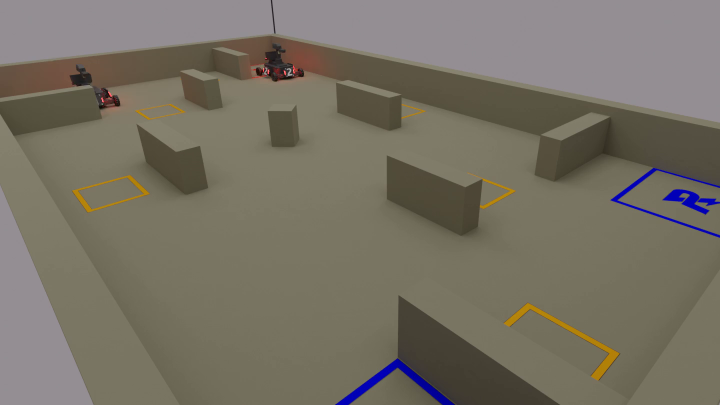
#> input picture frame 18 of code_jam2/sentry3.mkv, 1440 x 810 px (shown at 1/2 size)
$ python 1.py
#> lines starting #> are read from the running program, lines starting #| are printed output that depends on the picture; after the words box and inside, x2 and y2 are one past the last pixel; in counts of white or black regions, pixels touching at a corner belong together
from __future__ import print_function
import cv2 as cv
import argparse
import numpy as np
backSub = cv.createBackgroundSubtractorKNN()
capture = cap = cv.VideoCapture("sentry3.mkv")

ret, frame = capture.read()
#> frame is the input picture: shape (810, 1440, 3); mean B, G, R 100.5, 113.3, 118.9
# Define the codec and create VideoWriter object
fourcc = cv.VideoWriter_fourcc(*'XVID')
out = cv.VideoWriter('output1.avi', fourcc, 20.0, (1440,810))

if not capture.isOpened:
    print('Unable to open: ' + args.input)
    exit(0)
while True:
    ret, frame = capture.read()
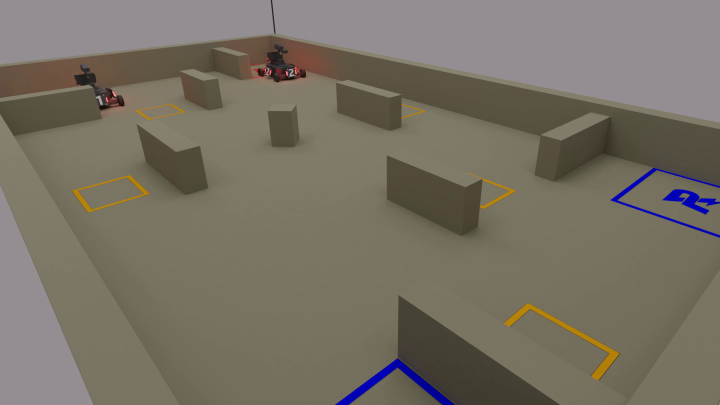
#> input picture frame 19 of code_jam2/sentry3.mkv, 1440 x 810 px (shown at 1/2 size)
#> frame is the input picture: shape (810, 1440, 3); mean B, G, R 100.5, 113.3, 118.9
    if frame is None:
        break

    fgMask = backSub.apply(frame)
#> fgMask: shape (810, 1440); every value is 255
    contours, _ = cv.findContours(fgMask, cv.RETR_TREE, cv.CHAIN_APPROX_SIMPLE)
#> contours = [[[0, 0], [0, 809], [1439, 809], [1439, 0]]]
    contours = sorted(contours,key=cv.contourArea)[-2:]
    for cnt in contours:
        x,y,w,h = cv.boundingRect(cnt)
        cv.rectangle(frame,(x,y),(x+w,y+h),(0,0,255),3)
#> this loop made 1 pass
#> (cnt, x, y, w, h) on pass 1: ([[0, 0], [0, 809], [1439, 809], [1439, 0]], 0, 0, 1440, 810)
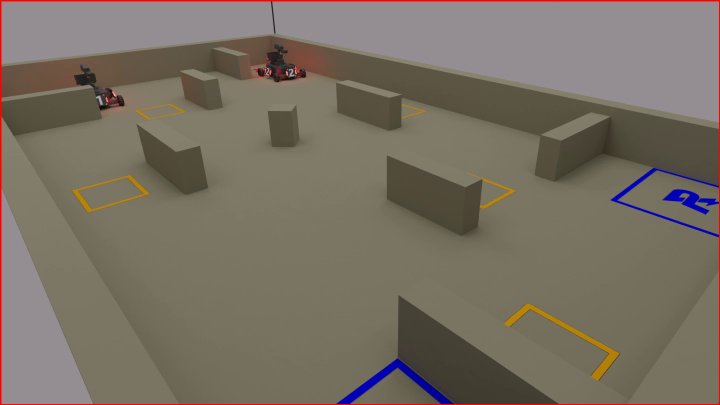
#> frame: shape (810, 1440, 3) (shown at 1/2 size); 0.96% of pixels changed, all inside (x1, y1, x2, y2) = (0, 0, 1440, 810)


    out.write(frame)
    cv.imshow('Contours', frame)
    keyboard = cv.waitKey(30)
#> (key Esc is pressed here)
    if keyboard == 'q' or keyboard == 27:
        break

$ run again, starting later in the video
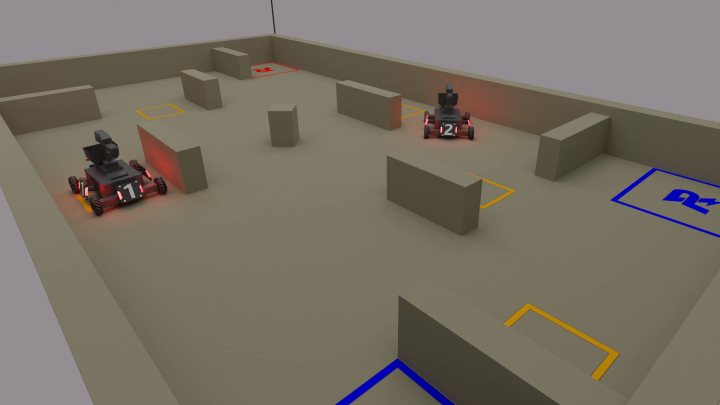
#> input picture frame 81 of code_jam2/sentry3.mkv, 1440 x 810 px (shown at 1/2 size)
#> frame is the input picture: shape (810, 1440, 3); mean B, G, R 99.7, 112, 118.8
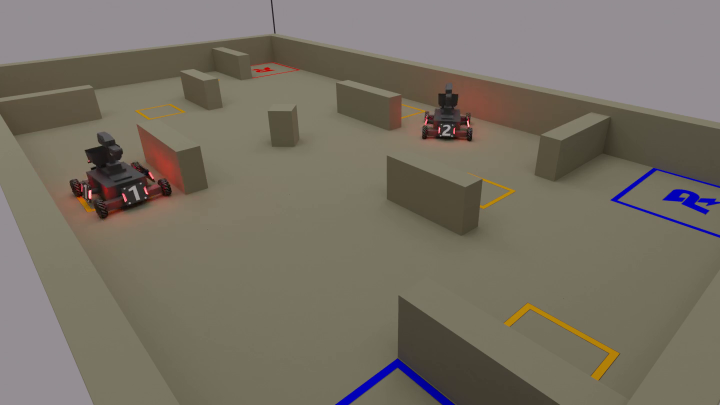
#> input picture frame 82 of code_jam2/sentry3.mkv, 1440 x 810 px (shown at 1/2 size)
#> frame is the input picture: shape (810, 1440, 3); mean B, G, R 99.7, 112, 118.7
#> fgMask: shape (810, 1440); every value is 255
#> contours = [[[0, 0], [0, 809], [1439, 809], [1439, 0]]]
#> the loop `for cnt in contours:` made 1 pass
#> (cnt, x, y, w, h) on pass 1: ([[0, 0], [0, 809], [1439, 809], [1439, 0]], 0, 0, 1440, 810)
#> after the loop `for cnt in contours:`:
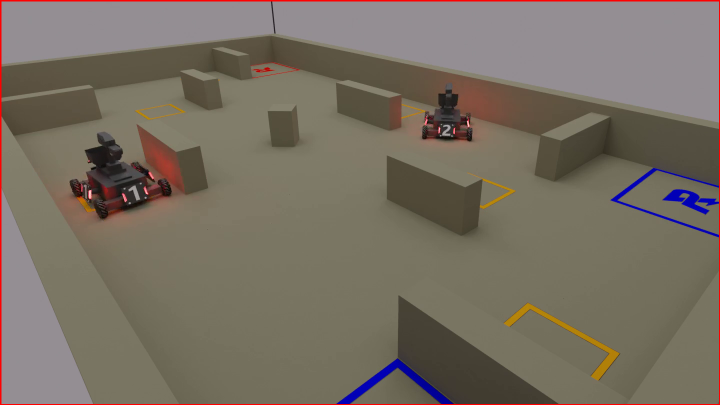
#> frame: shape (810, 1440, 3) (shown at 1/2 size); 0.96% of pixels changed, all inside (x1, y1, x2, y2) = (0, 0, 1440, 810)

$ run again, starting later in the video
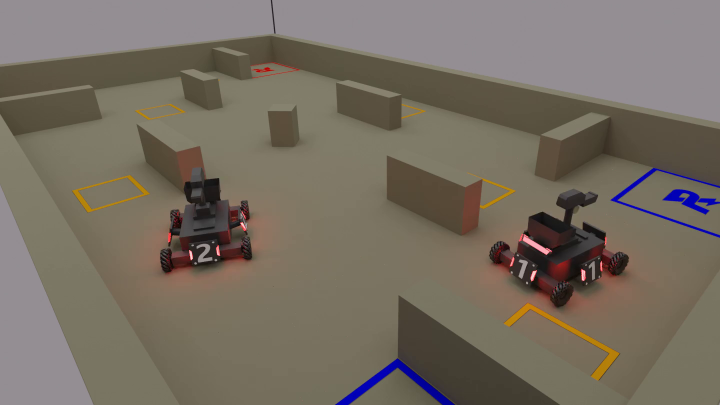
#> input picture frame 144 of code_jam2/sentry3.mkv, 1440 x 810 px (shown at 1/2 size)
#> frame is the input picture: shape (810, 1440, 3); mean B, G, R 97.8, 109.7, 118.4
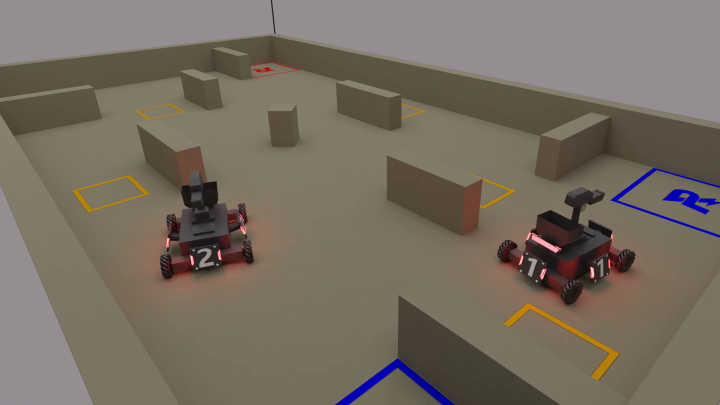
#> input picture frame 145 of code_jam2/sentry3.mkv, 1440 x 810 px (shown at 1/2 size)
#> frame is the input picture: shape (810, 1440, 3); mean B, G, R 97.9, 109.7, 118.5
#> fgMask: shape (810, 1440); every value is 255
#> contours = [[[0, 0], [0, 809], [1439, 809], [1439, 0]]]
#> the loop `for cnt in contours:` made 1 pass
#> (cnt, x, y, w, h) on pass 1: ([[0, 0], [0, 809], [1439, 809], [1439, 0]], 0, 0, 1440, 810)
#> after the loop `for cnt in contours:`:
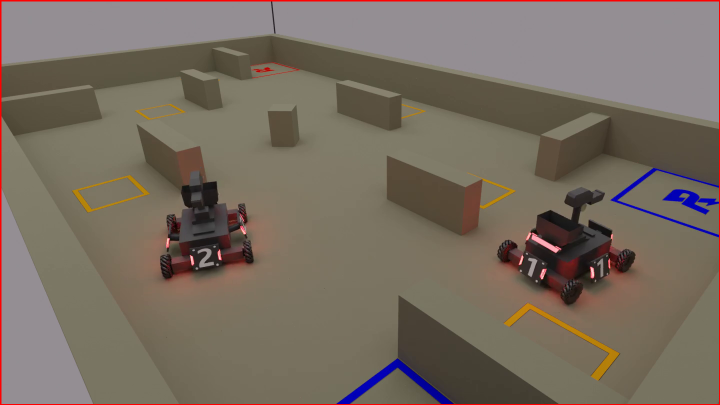
#> frame: shape (810, 1440, 3) (shown at 1/2 size); 0.96% of pixels changed, all inside (x1, y1, x2, y2) = (0, 0, 1440, 810)
